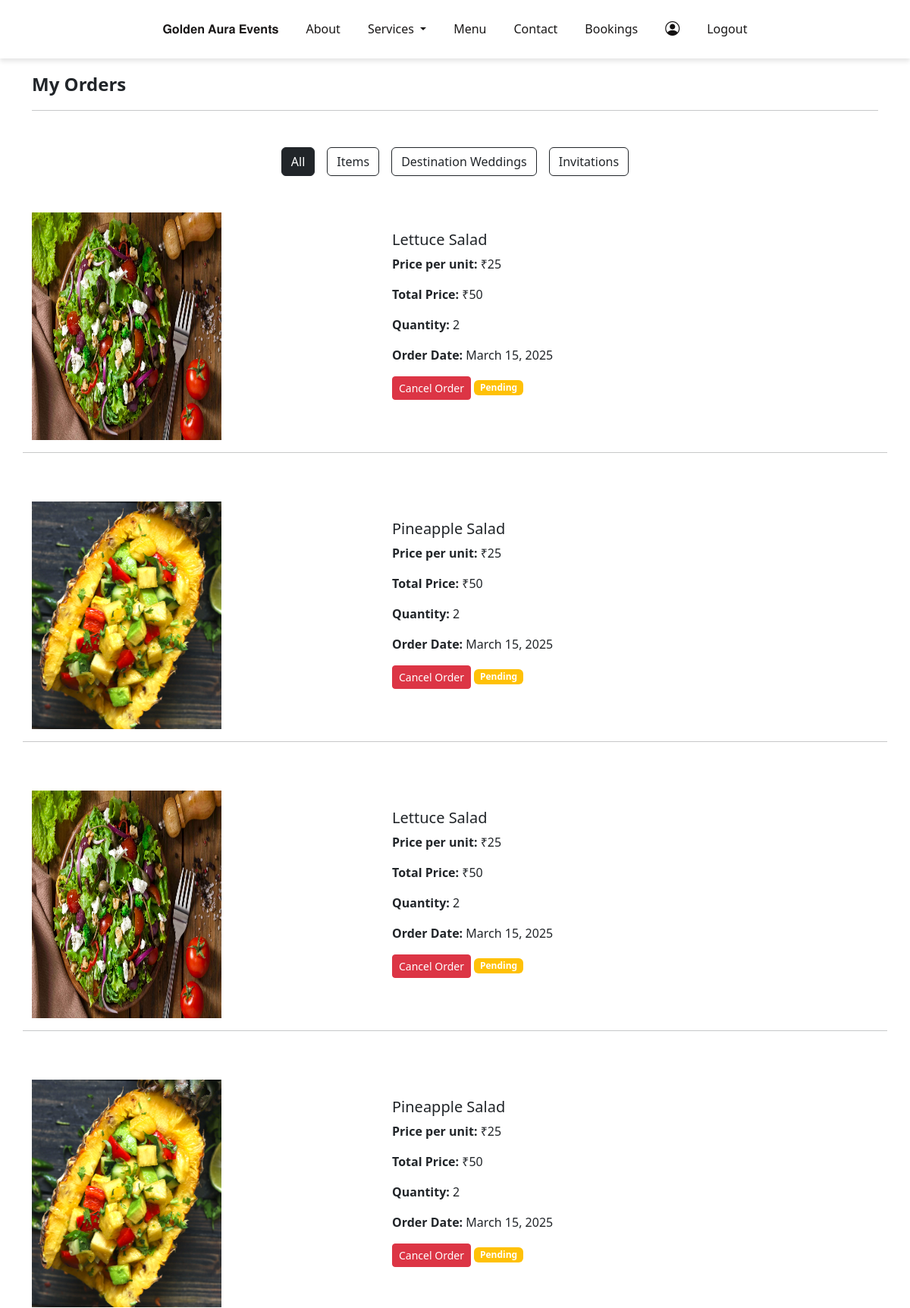
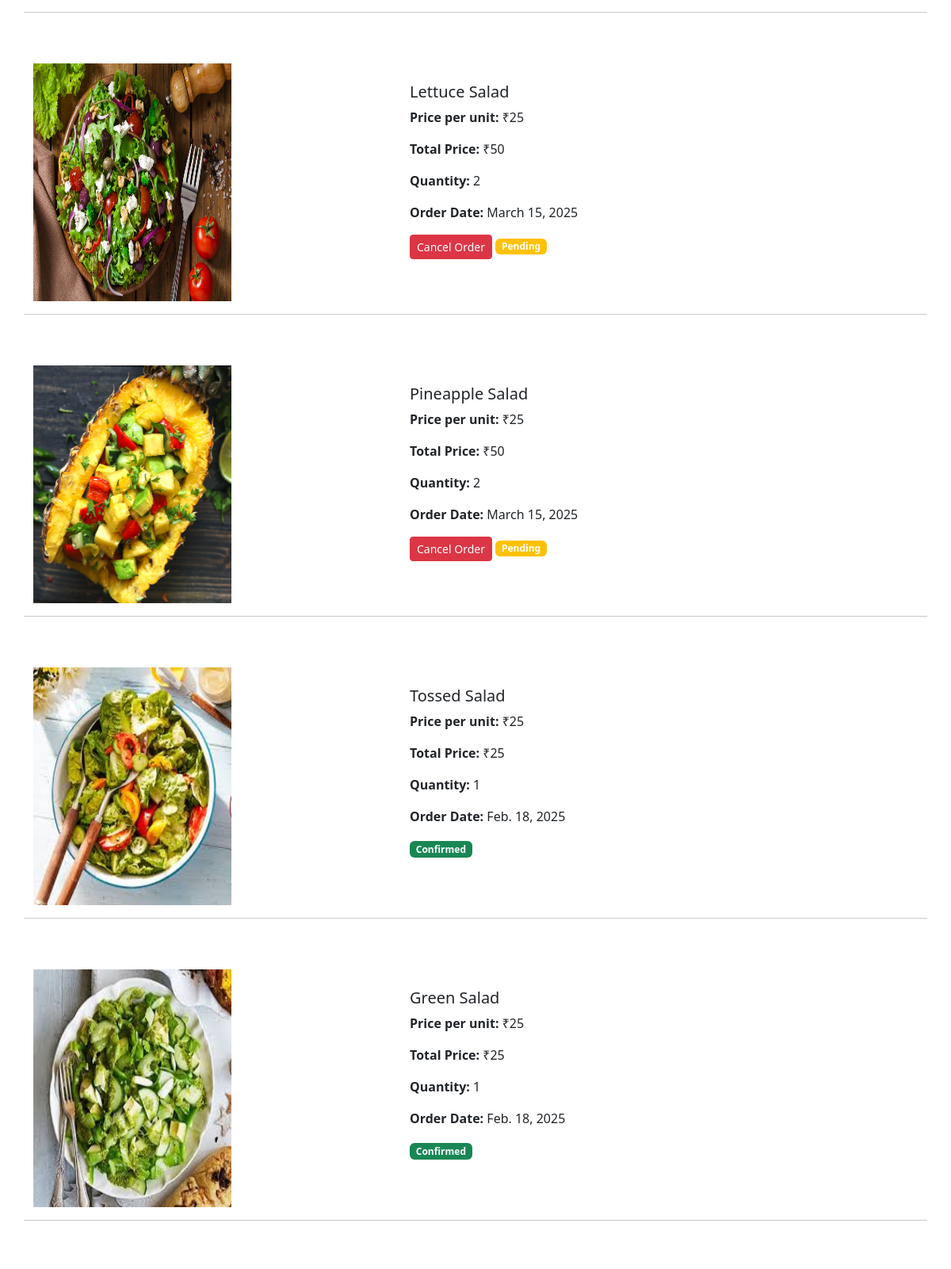
Page /view_bookings/ (signed in, upper part) on the committed database (2 pictures, top to bottom).
### app/models.py (models this page shows, shortened)
class BuyItem(models.Model):
    user=models.ForeignKey(User,on_delete=models.CASCADE)
    item = models.ForeignKey(Item, on_delete=models.CASCADE)
    quantity = models.PositiveIntegerField(default=1)
    price=models.IntegerField()
    date = models.DateField()
    purchase_date = models.DateField(auto_now_add=True)
    address = models.ForeignKey(Address, on_delete=models.CASCADE)
    is_confirmed = models.BooleanField(default=False)
    order=models.ForeignKey(Order,on_delete=models.CASCADE,null=True)

class Item(models.Model):
    category = models.ForeignKey(ItemCategory, on_delete=models.CASCADE)
    name = models.CharField(max_length=100)
    img = models.FileField()

### app/views.py (the view)
# urls.py: path('view_bookings/', views.view_bookings, name='view_bookings'),
def view_bookings(req):
    user = get_object_or_404(User, username=req.session.get('user'))
    items = BuyItem.objects.filter(user=user).select_related('item').order_by('-id')
    weddings = BuyDesWedding.objects.filter(user=user).select_related('des').order_by('-id')
    invitations = BuyInv.objects.filter(user=user).select_related('inv').order_by('-id')
    for booking in items:
        booking.total_price = booking.price * booking.quantity
    for booking in invitations:
        booking.total_price = booking.price * booking.qty
    for booking in weddings:
        booking.total_price = booking.price
    context = {
        'items': items,
        'weddings': weddings,
        'invitations': invitations,
    }
    return render(req, 'user/view_bookings.html', context)

### templates/user/view_bookings.html (shortened to what this page needs)
<!DOCTYPE html>
<html lang="en">
<head>
    {% load static %}
    <link rel="stylesheet" href="{% static '/css/user_home.css' %}">
    <link href="https://cdn.jsdelivr.net/npm/bootstrap@5.3.0-alpha1/dist/css/bootstrap.min.css" rel="stylesheet">
    <link rel="stylesheet" href="https://cdn.jsdelivr.net/npm/bootstrap-icons@1.11.3/font/bootstrap-icons.min.css">
    <link rel="stylesheet" href="https://cdnjs.cloudflare.com/ajax/libs/font-awesome/6.5.1/css/all.min.css">
</head>
<body>
  <nav class="navbar navbar-expand-lg">
    <div class="container-fluid">
        <div class="collapse navbar-collapse" id="navbarNav">
            <ul class="navbar-nav ms-auto">
                <li class="nav-item">
                    <a class="nav-link" href="../">𝐆𝐨𝐥𝐝𝐞𝐧 𝐀𝐮𝐫𝐚 𝐄𝐯𝐞𝐧𝐭𝐬 </a>
                </li>
                <li class="nav-item">
                    <a class="nav-link" href="../about">About</a>
                </li>
                <li class="nav-item dropdown">
                    <a class="nav-link dropdown-toggle" href="#" id="navbarDropdown" role="button" data-bs-toggle="dropdown" aria-expanded="false">
                        Services
                    </a>
                </li>
                <li class="nav-item">
                    <a class="nav-link" href="../item">Menu</a>
                </li>
                <li class="nav-item">
                    <a class="nav-link" href="../contact">Contact</a>
                </li>
                <li class="nav-item">
                    <a class="nav-link" href="../view_bookings">Bookings</a>
                </li>
                <li class="nav-item">
                    <a class="nav-link" href="../profile">
                      <i style="color:rgb(19, 17, 17); font-weight: bolder; font-size: 19px;" class="bi bi-person-circle"></i>
                    </a>
                </li>
                <li class="nav-item">
                    <a class="nav-link" href="../logout">Logout</a>
                </li>
            </ul>
        </div>
    </div>
</nav>
<div class="container mt-3">
  <b style="font-size: 1.5rem;">My Orders</b>
  <hr class="mt-3 mb-5">
  <div class="d-flex justify-content-center mb-4">
      <button class="btn btn-outline-dark mx-2 active" onclick="filterOrders('all')">All</button>
      <button class="btn btn-outline-dark mx-2" onclick="filterOrders('items')">Items</button>
      <button class="btn btn-outline-dark mx-2" onclick="filterOrders('weddings')">Destination Weddings</button>
      <button class="btn btn-outline-dark mx-2" onclick="filterOrders('invitations')">Invitations</button>
  </div>
  {% for order in items %}
  <div class="order-card items row mt-5">
      <div class="col-lg-5">
          <img src="{{ order.item.img.url }}" class="img-fluid" alt="Item Image" style="width:250px; height: 300px;">
      </div>
      <div class="col-lg-6 mt-4">
          <h5>{{ order.item.name }}</h5>
          <p><b>Price per unit:</b> ₹{{ order.price }}</p>
          <p><b>Total Price:</b> ₹{{ order.total_price }}</p>
          <p><b>Quantity:</b> {{ order.quantity }}</p>
          <p><b>Order Date:</b> {{ order.date }}</p>
          <div>
              {% if not order.is_confirmed %}
                  <a href="../delete_order/{{ order.id }}" class="btn btn-sm btn-danger">Cancel Order</a>
              {% endif %}
              <span class="badge {% if order.is_confirmed %}bg-success{% else %}bg-warning{% endif %}">
                  {% if order.is_confirmed %}Confirmed{% else %}Pending{% endif %}
              </span>
          </div>
      </div>
      <hr class="mt-3 mb-3">
  </div>
  {% endfor %}
</div>
</body>
</html>

### templates/user/view_bookings.html (style rules this page uses)
.navbar { position: relative; width: 100%; background: transparent; transition: background 0.3s ease-in-out; z-index: 10; background: white; padding: 1rem 2rem; box-shadow: 0 4px 6px rgba(0, 0, 0, 0.1); }
.navbar .nav-link { color: rgb(25, 23, 23) !important; font-size: 1rem; transition: color 0.3s ease-in-out; }
.navbar-nav { margin: 0 auto; display: flex; justify-content: center; align-items: center; }
.navbar-nav .nav-link { font-size: 1rem; font-weight: 500; margin: 0 10px; color: #e5dfdf; transition: color 0.3s; }

### rows in the picture
BuyItem: item.img (picture), item.name "Lettuce Salad", price "25", total_price "50", quantity "2", date "March 15, 2025", is_confirmed "Pending"
BuyItem: item.img (picture), item.name "Pineapple Salad", price "25", total_price "50", quantity "2", date "March 15, 2025", is_confirmed "Pending"
BuyItem: item.img (picture), item.name "Lettuce Salad", price "25", total_price "50", quantity "2", date "March 15, 2025", is_confirmed "Pending"
BuyItem: item.img (picture), item.name "Pineapple Salad", price "25", total_price "50", quantity "2", date "March 15, 2025", is_confirmed "Pending"
BuyItem: item.img (picture), item.name "Lettuce Salad", price "25", total_price "50", quantity "2", date "March 15, 2025", is_confirmed "Pending"
BuyItem: item.img (picture), item.name "Pineapple Salad", price "25", total_price "50", quantity "2", date "March 15, 2025", is_confirmed "Pending"
BuyItem: item.img (picture), item.name "Tossed Salad", price "25", total_price "25", quantity "1", date "Feb. 18, 2025", is_confirmed "Confirmed"
BuyItem: item.img (picture), item.name "Green Salad", price "25", total_price "25", quantity "1", date "Feb. 18, 2025", is_confirmed "Confirmed"
